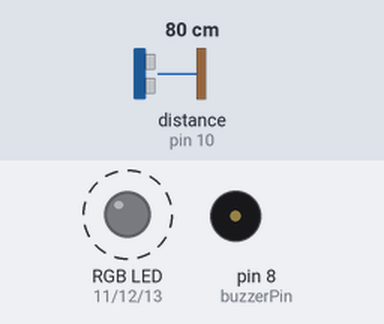
This sketch was run on a simulated Arduino Uno, built with avr-gcc and run on an emulated ATmega328P. Parts: an RGB LED mixed from three pins (HIGH = lit), buzzer (waves = sounding). Wiring (inferred from the names in the program): ultrasonic range finder: trigger pin 9; echo pin 10. Dashed ring = blinking. The test bench sets the inputs (shaded band); at power-on: distance to the obstacle (sensor on pin 10) 80 cm. The echo pulse lasts 58.3 µs per cm; pins used as bus, display or sensor lines are not drawn.

Above: at 1.8 s.
1.9 s: distance to the obstacle (sensor on pin 10) set to 23 cm
5.4 s: distance to the obstacle (sensor on pin 10) set to 19 cm
At 6.4 s:
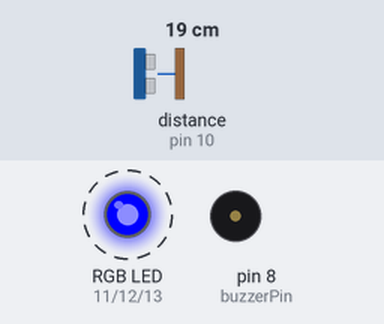
9.5 s: distance to the obstacle (sensor on pin 10) set to 13 cm
13.0 s: distance to the obstacle (sensor on pin 10) set to 10 cm
At 13.4 s:
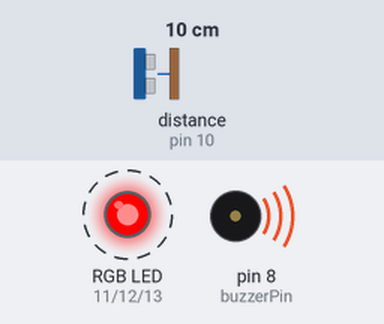
Timing chart, 0 to 18.1 s (numbered marks = the images above; inputs shaded):
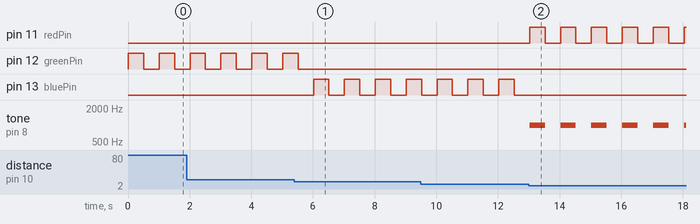

Measured:
- the behaviour switches between 22 and 21 cm on distance to the obstacle (sensor on pin 10) (found by bisection; images 0 and 1)
- the behaviour switches between 12 and 11 cm on distance to the obstacle (sensor on pin 10) (found by bisection; images 1 and 2)
- after the input at 5.4 s, pin 12 (greenPin): goes on until 5.5 s, then stays LOW; pin 13 (bluePin): alternates HIGH for 0.50 s and LOW for 0.50 s, starting after 0.62 s
- after the input at 13.0 s, pin 11 (redPin): alternates HIGH for 0.50 s and LOW for 0.50 s, starting at once; pin 13 (bluePin): stops changing and stays LOW; tone on pin 8 (buzzerPin): alternates 1000 Hz for 0.50 s and silent for 0.50 s, starting at once
- by itself, pin 12 (greenPin): alternates HIGH for 0.50 s and LOW for 0.50 s

The sketch:

dist.ino
```cpp
// Pin Definitions
const int trigPin = 9;   // Trigger pin for ultrasonic sensor
const int echoPin = 10;  // Echo pin for ultrasonic sensor
const int redPin = 11;   // Red pin for RGB LED
const int greenPin = 12; // Green pin for RGB LED
const int bluePin = 13;  // Blue pin for RGB LED
const int buzzerPin = 8; // Buzzer pin

// Variables
long duration;
int distance;

void setup() {
  // Initialize pins
  pinMode(trigPin, OUTPUT);
  pinMode(echoPin, INPUT);
  pinMode(redPin, OUTPUT);
  pinMode(greenPin, OUTPUT);
  pinMode(bluePin, OUTPUT);
  pinMode(buzzerPin, OUTPUT);
}

void loop() {
  // Trigger the ultrasonic sensor to measure distance
  digitalWrite(trigPin, LOW);
  delayMicroseconds(2);
  digitalWrite(trigPin, HIGH);
  delayMicroseconds(10);
  digitalWrite(trigPin, LOW);

  duration = pulseIn(echoPin, HIGH);

  // Calculate distance in cm
  distance = duration * 0.0344 / 2;

  // Conditional statements for distance
  if (distance <= 10) { // Distance is less than or equal to 10cm
    digitalWrite(redPin, HIGH);   // Red LED ON
    digitalWrite(greenPin, LOW);  // Green LED OFF
    digitalWrite(bluePin, LOW);   // Blue LED OFF
    tone(buzzerPin, 1000);        // Buzzer ON at 1000Hz
    delay(500);                   // Wait for half a second
    digitalWrite(redPin, LOW);    // Red LED OFF
    noTone(buzzerPin);            // Buzzer OFF
    delay(500);                   // Wait for half a second
  }
  else if (distance > 10 && distance <= 20) { // Distance between 10cm and 20cm
    digitalWrite(redPin, LOW);    // Red LED OFF
    digitalWrite(greenPin, LOW);  // Green LED OFF
    digitalWrite(bluePin, HIGH);  // Blue LED ON
    delay(500);                   // Wait for half a second
    digitalWrite(bluePin, LOW);   // Blue LED OFF
    delay(500);                   // Wait for half a second
  }
  else if (distance > 20) { // Distance is greater than 20cm
    digitalWrite(redPin, LOW);    // Red LED OFF
    digitalWrite(greenPin, HIGH); // Green LED ON
    digitalWrite(bluePin, LOW);   // Blue LED OFF
    delay(500);                   // Wait for half a second
    digitalWrite(greenPin, LOW);  // Green LED OFF
    delay(500);                   // Wait for half a second
  }
}
```
